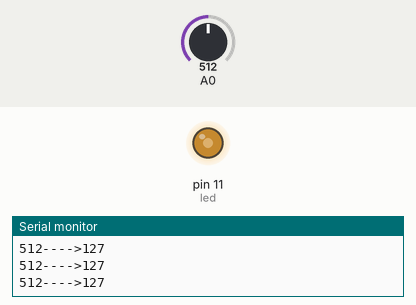
Bench run of a sketch on a simulated Arduino Uno, built with avr-gcc and run on an emulated ATmega328P. Shown: output pins drawn as LEDs (lit = HIGH), the last lines printed to the serial monitor. The inputs (shaded band) are chosen by the test bench; at power-on: A0 = 512.

Above: at 1.2 s.
1.3 s: A0 set to 716
At 1.8 s:
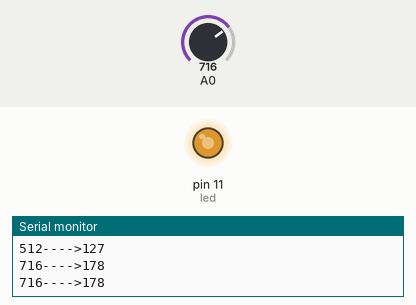
2.9 s: A0 set to 900
At 4.2 s:
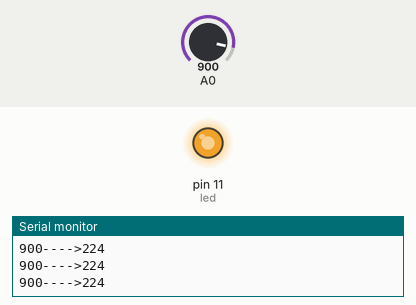
4.5 s: A0 set to 122
At 5.7 s:
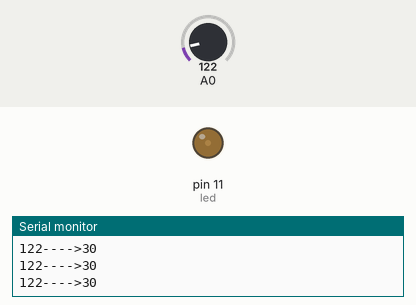
6.1 s: A0 set to 0
At 7.1 s:
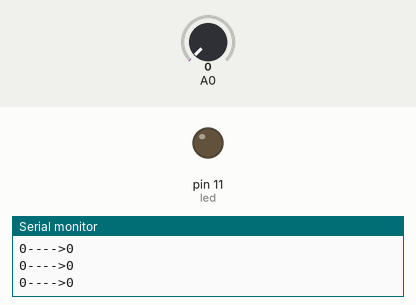
7.7 s: A0 set to 511
At 8.4 s:
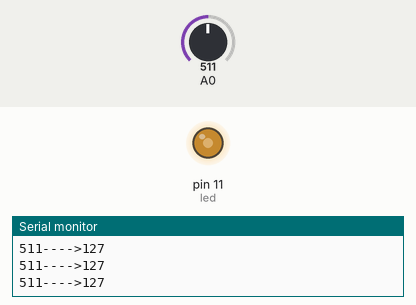
Timing chart, 0 to 10.3 s (numbered marks = the images above; inputs shaded):
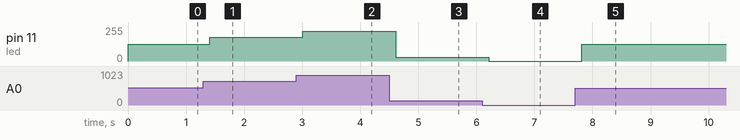

Measured:
- after the input at 1.3 s, pin 11 (led): 127/255 → 178/255 after 0.10 s
- after the input at 2.9 s, pin 11 (led): 178/255 → 224/255 after 0.11 s
- after the input at 4.5 s, pin 11 (led): 224/255 → 30/255 after 0.11 s
- after the input at 6.1 s, pin 11 (led): 30/255 → 0/255 after 0.12 s
- after the input at 7.7 s, pin 11 (led): 0/255 → 127/255 after 0.12 s

The sketch:

5-PWM.ino
```cpp
// Declaración de variables

int pot = 0;                // Variable que lee el valor del potenciometro
int brillo = 0;             // Variable que enviamos a un pin pwm
int led = 11;               // Establece al pin del led

// configuración

void setup() {
 Serial.begin(9600);        // Inicia a comunicación serie
 pinMode(led, OUTPUT);      // Configuramos el led como salida

}

void loop() {

  pot = analogRead(A0);             // Lee el valor de la entrada analógica (entre 0 y 1023)

  brillo = map(pot,0,1023,0,255);   // Calculamos el valor correspondiente pwm (entre 0 y 255)

    /* map() Transforma un valor comprendido entre un máximo e un mínimo noutro
       valor comprendido entre outro máximo e outro mínimo  */

  analogWrite(led,brillo);          // Enviamos el valor del brillo del led,
                                    // enviando una señal de salida PWM (entre 0 y 255)

  Serial.print(pot);                // Mostramos los valores en la consola
  Serial.print ("---->");
  Serial.println(brillo);
  delay(200);

}
```
